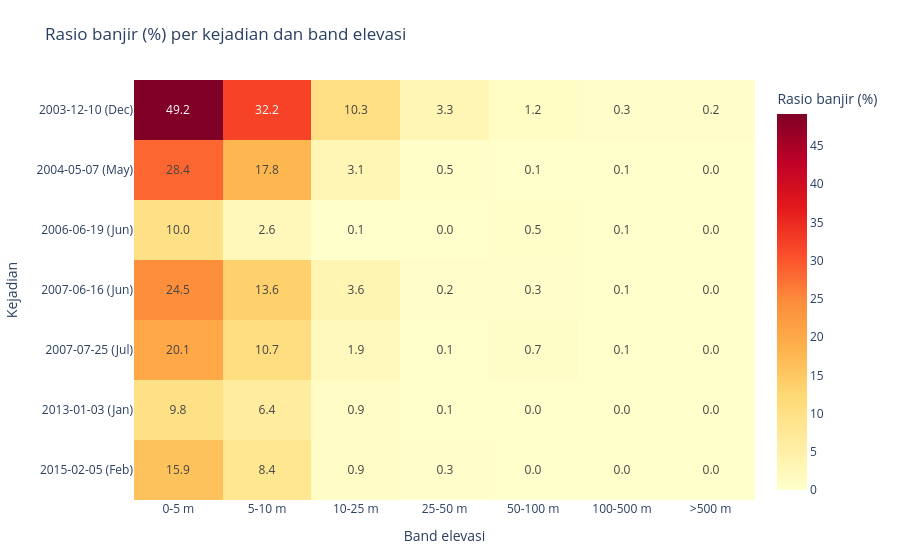

The notebook cell this image was saved under:
### Markdown cell above
### Visualisasi 5: Perbandingan kelompok, rasio banjir tiap kejadian menurut band elevasi (heatmap)

### Code cell
BATAS_ELEVASI = [5, 10, 25, 50, 100, 500]
LABEL_ELEVASI = ["0-5 m", "5-10 m", "10-25 m", "25-50 m", "50-100 m", "100-500 m", ">500 m"]

df_band = df.with_columns(kelompok("elevation", BATAS_ELEVASI, LABEL_ELEVASI).alias("band_elevasi"))

per_band = (
    df_band.group_by("date", "band_elevasi")
    .agg((pl.col("target").mean() * 100).alias("rasio_pct"), pl.len().alias("n_titik"))
)
lookup = {(r["date"], r["band_elevasi"]): r["rasio_pct"] for r in per_band.to_dicts()}
label_y = df_peristiwa["label_kejadian"].to_list()
tanggal_y = df_peristiwa["tanggal_kejadian"].to_list()
z = [[lookup[(d, b)] for b in LABEL_ELEVASI] for d in tanggal_y]

fig5 = go.Figure(go.Heatmap(
    z=z, x=LABEL_ELEVASI, y=label_y, colorscale="YlOrRd", colorbar=dict(title="Rasio banjir (%)"),
    text=[[f"{v:.1f}" for v in baris_z] for baris_z in z], texttemplate="%{text}",
    hovertemplate="Kejadian %{y}<br>Elevasi %{x}<br>Rasio banjir: %{z:.2f}%<extra></extra>",
))
fig5.update_layout(title="Rasio banjir (%) per kejadian dan band elevasi", xaxis_title="Band elevasi", yaxis_title="Kejadian",
                   yaxis=dict(autorange="reversed"))
tampilkan(fig5, "eda_05_kejadian_vs_elevasi")

### Figure 1 — Plotly figure (JSON) as saved in the notebook; plotly's stock layout.template omitted (floating-point values rounded to 4 significant figures)
{"data": [{"colorbar": {"title": {"text": "Rasio banjir (%)"}}, "colorscale": [[0, "rgb(255,255,204)"], [0.125, "rgb(255,237,160)"], [0.25, "rgb(254,217,118)"], [0.375, "rgb(254,178,76)"], [0.5, "rgb(253,141,60)"], [0.625, "rgb(252,78,42)"], [0.75, "rgb(227,26,28)"], [0.875, "rgb(189,0,38)"], [1, "rgb(128,0,38)"]], "hovertemplate": "Kejadian %{y}<br>Elevasi %{x}<br>Rasio banjir: %{z:.2f}%<extra></extra>", "text": [["49.2", "32.2", "10.3", "3.3", "1.2", "0.3", "0.2"], ["28.4", "17.8", "3.1", "0.5", "0.1", "0.1", "0.0"], ["10.0", "2.6", "0.1", "0.0", "0.5", "0.1", "0.0"], ["24.5", "13.6", "3.6", "0.2", "0.3", "0.1", "0.0"], ["20.1", "10.7", "1.9", "0.1", "0.7", "0.1", "0.0"], ["9.8", "6.4", "0.9", "0.1", "0.0", "0.0", "0.0"], ["15.9", "8.4", "0.9", "0.3", "0.0", "0.0", "0.0"]], "texttemplate": "%{text}", "type": "heatmap", "x": ["0-5 m", "5-10 m", "10-25 m", "25-50 m", "50-100 m", "100-500 m", ">500 m"], "y": ["2003-12-10 (Dec)", "2004-05-07 (May)", "2006-06-19 (Jun)", "2007-06-16 (Jun)", "2007-07-25 (Jul)", "2013-01-03 (Jan)", "2015-02-05 (Feb)"], "z": [[49.18, 32.18, 10.31, 3.313, 1.176, 0.2658, 0.2027], [28.39, 17.8, 3.076, 0.4733, 0.1149, 0.07487, 0], [10.0, 2.557, 0.06518, 0, 0.4596, 0.1385, 0], [24.46, 13.62, 3.638, 0.2345, 0.2771, 0.1348, 0], [20.09, 10.68, 1.91, 0.05445, 0.6555, 0.06364, 0], [9.75, 6.366, 0.9391, 0.1298, 0, 0.02621, 0], [15.88, 8.397, 0.9343, 0.3015, 0.006758, 0.01497, 0]]}], "layout": {"margin": {"b": 60, "l": 60, "r": 30, "t": 80}, "title": {"text": "Rasio banjir (%) per kejadian dan band elevasi"}, "xaxis": {"title": {"text": "Band elevasi"}}, "yaxis": {"autorange": "reversed", "title": {"text": "Kejadian"}}}}
